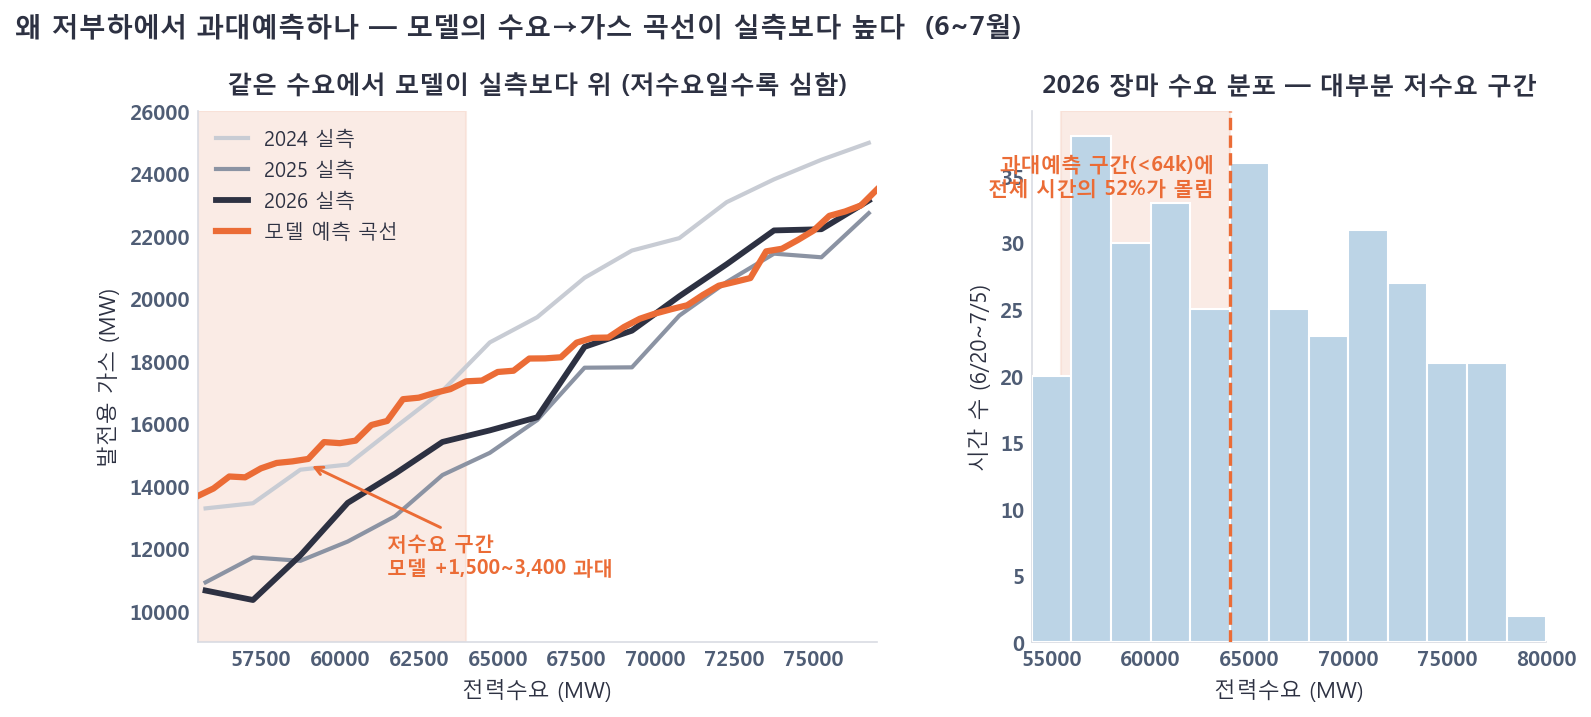

Reproduce this figure in Python.
# -*- coding: utf-8 -*-
"""7단계 진단 · 원인규명 — 모델의 수요→가스 곡선이 저수요에서 실측보다 높다 (집 양식).

메시지: 2026 저부하 과대예측의 원인은 '급전순서 붕괴'가 아니라 **모델의 수요→가스 매핑이
       저수요 구간에서 옛(가스 높던) 수준에 고정**된 것. 냉방수요 낮은 시원한 여름이라
       하루 대부분이 이 저수요 구간에 몰려 편향이 커진다.
데이터: input_data_land_check.db (실측) + lgbm_land_gas_v3.txt (모델 곡선)
실행: python step7_cause_demand_curve.py  → PNG + CSV
"""
import os, sys, sqlite3
import numpy as np, pandas as pd, lightgbm as lgb
import matplotlib as mpl, matplotlib.pyplot as plt

HERE = os.path.dirname(os.path.abspath(__file__))
ROOT = os.path.normpath(os.path.join(HERE, '..', '..', '..'))
sys.path.insert(0, os.path.join(ROOT, '7. land_gas_forecaster'))
import serve_land_gas as sg
DB = os.path.join(ROOT, '1. data_fetcher_and_db', 'temp_DB', 'input_data_land_check.db')

# ======================================================================
#  ▼▼▼  바꿀 값(색·라벨·문구·축)  ▼▼▼
# ======================================================================
INK, MUTED, SOFT, RULE = '#2d3142', '#4f5d75', '#7a8399', '#d9dce3'
C_MODEL = '#eb6c36'      # 모델 = 주황
C_2024  = '#c8ccd4'      # 옛해(가스 높던) = 연회색
C_2025  = '#8b93a3'      # 2025 = 중간 회색
C_2026  = '#2d3142'      # 2026 실측 = 짙은 잉크
C_HIST  = '#bcd4e6'      # 2026 수요분포 막대
ZONE    = '#f7d9cc'      # 과대 발산 구간 음영
SUP = '왜 저부하에서 과대예측하나 — 모델의 수요→가스 곡선이 실측보다 높다  (6~7월)'
# ======================================================================

mpl.rcParams.update({
    'font.family': 'Malgun Gothic', 'axes.unicode_minus': False,
    'figure.facecolor': 'white', 'axes.facecolor': 'white', 'savefig.facecolor': 'white',
    'axes.edgecolor': MUTED, 'axes.labelcolor': INK, 'text.color': INK,
    'xtick.color': MUTED, 'ytick.color': MUTED, 'figure.dpi': 150,
})
def clean(ax):
    for s in ('top', 'right'): ax.spines[s].set_visible(False)
    for s in ('left', 'bottom'): ax.spines[s].set_color(RULE)
    ax.tick_params(length=0)
def _save(fig, path):
    for ax in fig.axes:
        for lab in ax.get_xticklabels() + ax.get_yticklabels(): lab.set_fontweight('bold')
    fig.savefig(path, bbox_inches='tight', dpi=150); plt.close(fig)

# ── 데이터 ─────────────────────────────────────────────────────────────
con = sqlite3.connect(DB)
h = pd.read_sql("SELECT timestamp, real_demand_land AS dem, gen_gas_kr AS gas FROM historical "
                "WHERE gen_gas_kr>0 AND real_demand_land>0", con, parse_dates=['timestamp'])
# 모델 곡선용 대표 피처 = 6/20~7/5 D+1 서빙 피처의 중앙값 (probe 와 동일 구성)
e = pd.read_sql("SELECT timestamp, base, est_demand_land, est_market_renew_land FROM est_horizon_land "
                "WHERE timestamp>='2026-06-20' AND timestamp<'2026-07-06' AND horizon_d=1",
                con, parse_dates=['timestamp', 'base'])
con.close()
h['y'] = h.timestamp.dt.year; h['m'] = h.timestamp.dt.month
gser = h.set_index('timestamp').gas.sort_index()
gs = gser.reindex(pd.date_range(gser.index.min(), gser.index.max(), freq='h')).replace(0, np.nan).interpolate('time', limit=6)

# 연도별 실측 수요→가스 곡선 (6~7월, 1000단위 이동평균 느낌으로 2000폭 구간중앙)
def emp_curve(y):
    d = h[(h.y == y) & (h.m.isin([6, 7]))]
    b = pd.cut(d.dem, np.arange(55000, 78001, 1500))
    s = d.groupby(b, observed=True).gas.mean()
    x = [iv.mid for iv in s.index]; return np.array(x), s.values

# 모델 곡선: 대표 피처 고정 + 수요만 스윕
O = e.base.iloc[len(e)//2].normalize() + pd.Timedelta(hours=23)
rep = {
    'renew_util': (e.est_market_renew_land / sg._renew_cap(pd.DatetimeIndex(e.timestamp))).median(),
    'gas_lag168': float(gs.reindex(e.timestamp - pd.Timedelta(hours=168)).median()),
    'gas_lag24': float(gs.reindex(e.timestamp - pd.Timedelta(hours=24)).median()),
    'gas_rec24': float(gs.loc[O - pd.Timedelta(hours=23):O].mean()),
    'gas_rec168': float(gs.loc[O - pd.Timedelta(hours=167):O].mean()),
    'h': 15, 'hour': 15, 'dow': 2, 'doy': 186,
    'nuke_rec24': 20200.0, 'nuke_rec168': 20200.0,
}
booster = lgb.Booster(model_file=sg.MODEL); OFF = sg._OFFSET
grid = np.arange(55500, 77001, 500)
mrows = pd.DataFrame([{**rep, 'real_demand_land': D} for D in grid])
mcurve = booster.predict(mrows[sg.FEATS]) + OFF

# ── 그림 ───────────────────────────────────────────────────────────────
fig, (axL, axR) = plt.subplots(1, 2, figsize=(11.6, 4.6), gridspec_kw={'wspace': 0.26, 'width_ratios': [1.32, 1]})

# 왼쪽: 곡선 비교
axL.axvspan(55500, 64000, color=ZONE, alpha=0.5, zorder=0)
for y, c, lw, lab in [(2024, C_2024, 2.0, '2024 실측'), (2025, C_2025, 2.0, '2025 실측'), (2026, C_2026, 2.8, '2026 실측')]:
    x, v = emp_curve(y); axL.plot(x, v, color=c, lw=lw, zorder=3, label=lab)
axL.plot(grid, mcurve, color=C_MODEL, lw=3.0, zorder=4, label='모델 예측 곡선')
axL.set_title('같은 수요에서 모델이 실측보다 위 (저수요일수록 심함)', fontsize=12, fontweight='bold', color=INK, pad=9)
axL.set_xlabel('전력수요 (MW)', fontsize=10.5); axL.set_ylabel('발전용 가스 (MW)', fontsize=10.5)
axL.set_xlim(55500, 77000); axL.set_ylim(9000, 26000)
axL.legend(loc='upper left', frameon=False, fontsize=9.6, handlelength=1.6)
clean(axL)
axL.annotate('저수요 구간\n모델 +1,500~3,400 과대', xy=(59000, 14700), xytext=(61500, 11200),
             fontsize=9.6, color=C_MODEL, fontweight='bold', ha='left',
             arrowprops=dict(arrowstyle='->', color=C_MODEL, lw=1.4))

# 오른쪽: 2026 수요분포 — 대부분 저수요 발산구간에 몰림
d26 = h[(h.y == 2026) & (h.timestamp >= '2026-06-20') & (h.timestamp < '2026-07-06')]
axR.hist(d26.dem, bins=np.arange(54000, 80001, 2000), color=C_HIST, edgecolor='white', zorder=3)
axR.axvspan(55500, 64000, color=ZONE, alpha=0.5, zorder=0)
axR.axvline(64000, color=C_MODEL, lw=1.6, ls='--', zorder=4)
sh = (d26.dem < 64000).mean() * 100
axR.set_title('2026 장마 수요 분포 — 대부분 저수요 구간', fontsize=12, fontweight='bold', color=INK, pad=9)
axR.set_xlabel('전력수요 (MW)', fontsize=10.5); axR.set_ylabel('시간 수 (6/20~7/5)', fontsize=10.5)
axR.set_xlim(54000, 80000)
clean(axR)
axR.text(63200, axR.get_ylim()[1]*0.92, '과대예측 구간(<64k)에\n전체 시간의 %d%%가 몰림' % round(sh),
         color=C_MODEL, fontsize=9.8, fontweight='bold', ha='right', va='top')

fig.suptitle(SUP, fontsize=13, fontweight='bold', color=INK, y=1.02, x=0.02, ha='left')
_save(fig, os.path.join(HERE, 'step7_cause_demand_curve.png'))

# CSV 근거
out = pd.DataFrame({'demand': grid, 'model_gas': mcurve.round(0)})
out.to_csv(os.path.join(HERE, 'cause_model_demand_curve.csv'), index=False, encoding='utf-8-sig')
print('saved step7_cause_demand_curve.png')
print('2026 수요<64k 시간비중: %.0f%%' % sh)
for y in (2024, 2025, 2026):
    x, v = emp_curve(y); print(y, 'gas@~60k:', round(np.interp(60000, x, v)))
print('model gas@60k:', round(np.interp(60000, grid, mcurve)))
